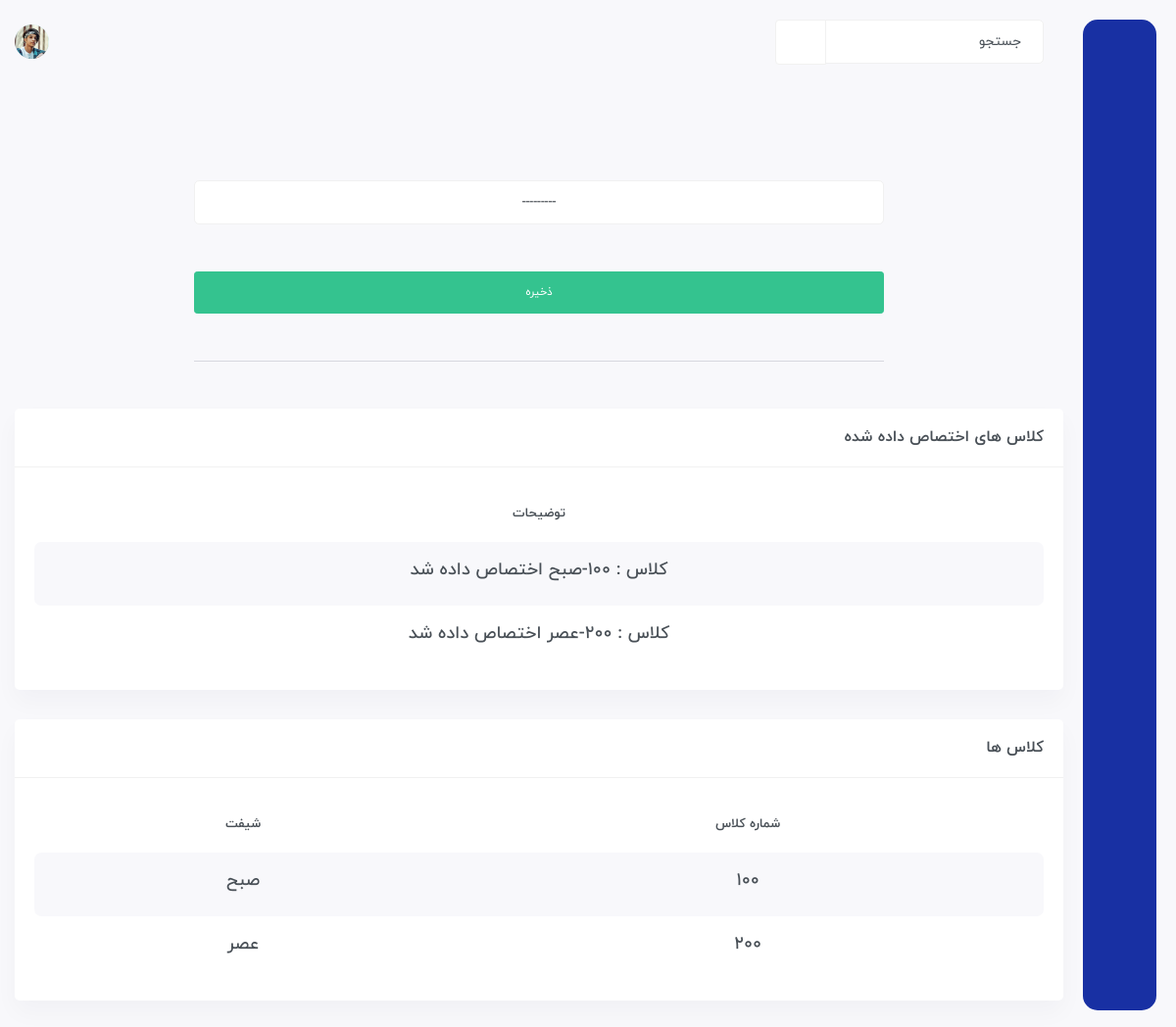
Page /created/create-assign/ (signed in) on the earlier database version.
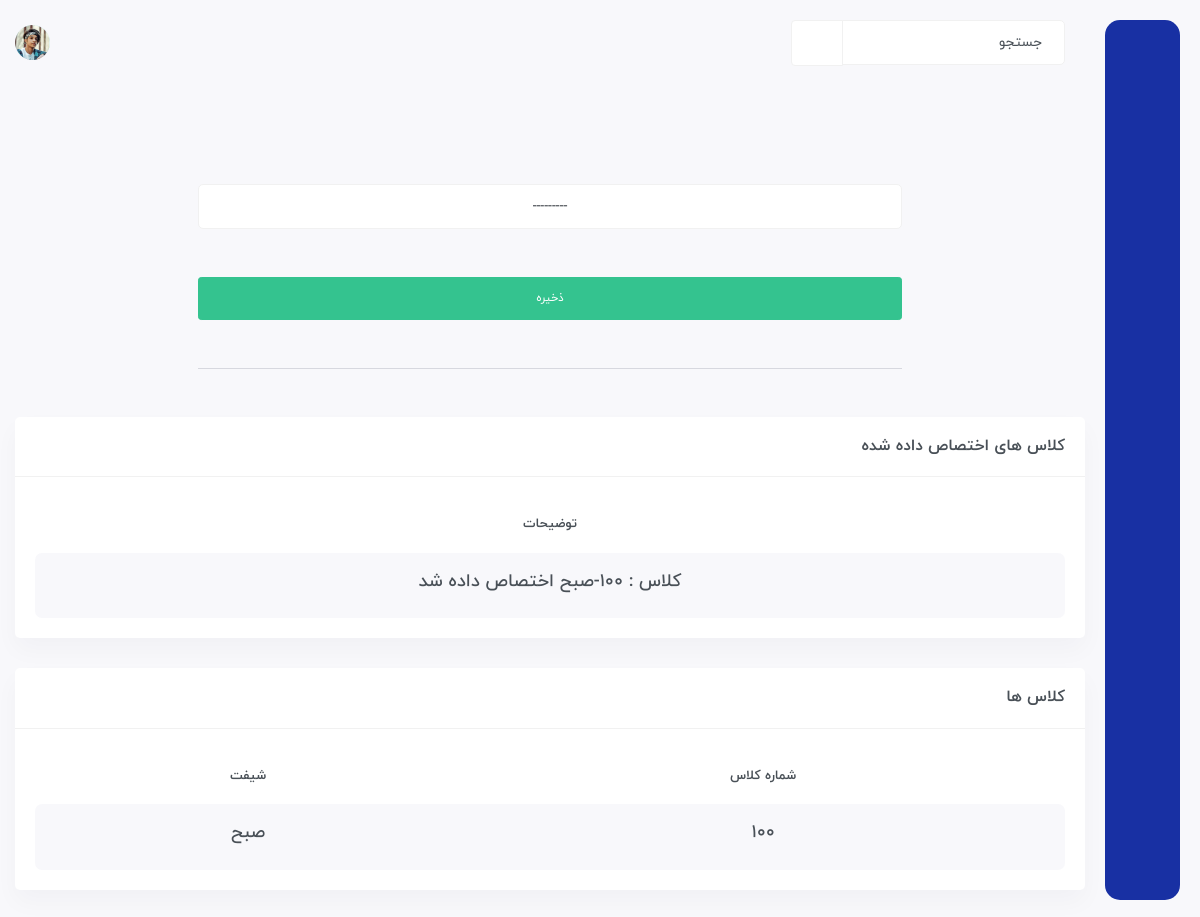
Same page on the later database version.
### Student/models.py (models this page shows, shortened)
class Assign(models.Model):
    class_id = models.ForeignKey(Class, on_delete=models.CASCADE)
    def __str__(self):
        return f'کلاس : {self.class_id} اختصاص داده شد'

class Class(models.Model):
    number = models.IntegerField()
    shift = models.CharField(choices=SHIFT, max_length=3)
    def __str__(self):
        return f'{self.number}-{self.shift}'

### Student/views.py (the view, shortened to what this page needs)
class CreateAssignView(LoginRequiredMixin, generic.View):
    login_url = 'account:login'
    template_name = 'create-assign.html'
    def get(self, request, *args, **kwargs):
        form = forms.AssignForm(request.POST)
        assign = models.Assign.objects.all()
        class_ = models.Class.objects.all()
        return render(request, self.template_name, {'form': form, 'assign': assign, 'class': class_})

### Student/forms.py
class AssignForm(forms.ModelForm):
    def __init__(self, *args, **kwargs):
        super(AssignForm, self).__init__(*args, **kwargs)
        self.fields['class_id'].widget.attrs.update({'class': 'form-control text-center mt-3'})
    class Meta:
        model = models.Assign
        fields = '__all__'

### templates/create-assign.html (shortened to what this page needs)
{% extends 'base.html' %}
{% load static %}
{% load jalali_tags %}
{% block body %}
	<div id="main-wrapper">
	    <div class="content-body">
		<div class="container">
		    <div class="row mt-5 d-flex justify-content-center">
                <div class="col-md-12">
                    <form action="" method="post">
                        <div class="row d-flex justify-content-center ">
                            <div class="col-md-8">
                                <div class="col-md-12">
                                    <div class="row">
                                        <div class="col-md-12">
                                            {{ form.class_id }}
                                        </div>
                                    </div>
                                    <button class="btn btn-success btn-sm mt-5 btn-block mb-5">ذخیره</button>
                                    <hr class="text-secondary mb-5">
                                </div>
                            </div>
                        </div>
                    </form>
                </div>
		    </div>
            <div class="row">
                <div class="col-xxl-6">
                    <div class="card">
                    <div class="card-header align-items-center">
                        <h4 class="card-title">کلاس های اختصاص داده شده</h4>
                    </div>
                    <div class="card-body">
                        <div class="table-responsive">
                        <table class="table table-striped responsive-table text-center">
                            <thead>
                            <tr>
                                <th>توضیحات</th>
                            </tr>
                            </thead>
                            <tbody>
                                {% for a in assign %}
                                    <tr>
                                        <td>
                                        <h4>{{ a }}</h4>
                                        </td>
                                    </tr>
                                {% endfor %}
                            </tbody>
                        </table>
                        </div>
                    </div>
                    </div>
                </div>
                <div class="col-xxl-6">
                    <div class="card">
                    <div class="card-header align-items-center">
                        <h4 class="card-title">کلاس ها</h4>
                    </div>
                    <div class="card-body">
                        <div class="table-responsive">
                        <table class="table table-striped responsive-table text-center">
                            <thead>
                            <tr>
                                <th>شماره کلاس</th>
                                <th>شیفت</th>
                            </tr>
                            </thead>
                            <tbody>
                                {% for c in class %}
                                    <tr>
                                        <td>
                                            <h4>{{ c.number }}</h4>
                                        </td>
                                        <td>
                                            <h4>{{ c.shift }}</h4>
                                        </td>
                                    </tr>
                                {% endfor %}
                            </tbody>
                        </table>
                        </div>
                    </div>
                    </div>
                </div>
            </div>
            </div>
		</div>
	    </div>
{% endblock %}

Differences in the rows shown:
removed Assign: class_id.shift "کلاس : 200-عصر اختصاص داده شد"
removed Class: number "200", shift "عصر"
